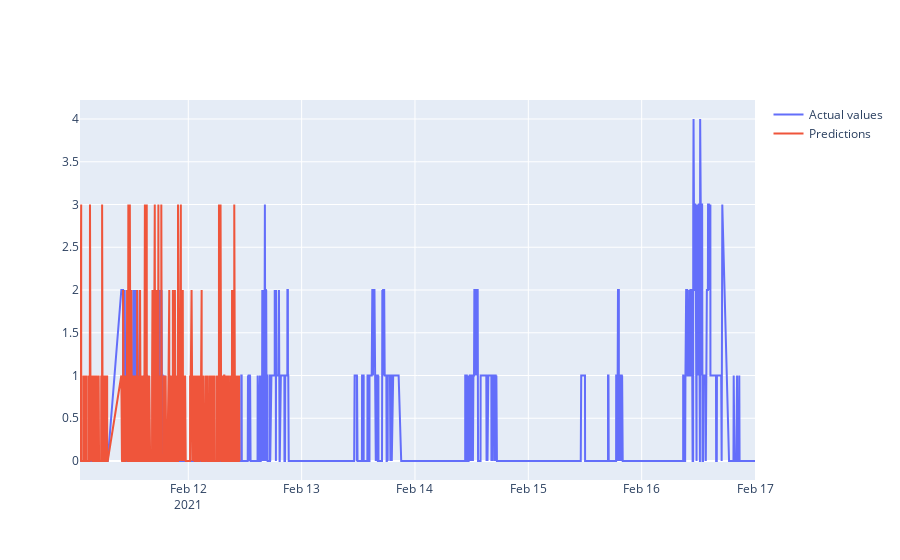

Notebook cell for this chart:
### Code cell
# plot the predictions and the actual values
# use plotly
import plotly.graph_objects as go

# create the figure
fig = go.Figure()

# add the actual values
fig.add_trace(go.Scatter(x=df['time'], y=df['peoplecount_rgb'], mode='lines', name='Actual values'))

# add the predictions
fig.add_trace(go.Scatter(x=df['time'], y=y_pred, mode='lines', name='Predictions'))

# show the figure
fig.show()

# also use matplotlib
import matplotlib.pyplot as plt

plt.figure(figsize=(15, 5))
plt.plot(df['peoplecount_rgb'], label='Actual values')
plt.plot(y_pred, label='Predictions')

plt.legend()
plt.show()

### Figure 1 — Plotly figure (JSON) as saved in the notebook; plotly's stock layout.template omitted (floating-point values rounded to 4 significant figures; data arrays with more than 128 entries replaced by an {"elided": "..."} marker saying what was removed)
{"data": [{"mode": "lines", "name": "Actual values", "type": "scatter", "x": {"elided": "6573 str values"}, "y": {"elided": "6573 int values"}}, {"mode": "lines", "name": "Predictions", "type": "scatter", "x": {"elided": "6573 str values"}, "y": {"elided": "1315 int values"}}], "layout": {}}
